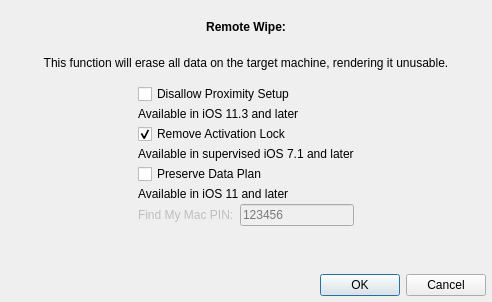
<?xml version="1.0" encoding="UTF-8"?>
<ui version="4.0">
 <class>RemoteWipeDlg</class>
 <widget class="QWidget" name="RemoteWipeDlg">
  <property name="geometry">
   <rect>
    <x>0</x>
    <y>0</y>
    <width>492</width>
    <height>302</height>
   </rect>
  </property>
  <property name="sizePolicy">
   <sizepolicy hsizetype="Fixed" vsizetype="Fixed">
    <horstretch>0</horstretch>
    <verstretch>0</verstretch>
   </sizepolicy>
  </property>
  <property name="windowTitle">
   <string>Remote Wipe</string>
  </property>
  <layout class="QVBoxLayout" name="verticalLayout_3">
   <property name="leftMargin">
    <number>6</number>
   </property>
   <property name="topMargin">
    <number>6</number>
   </property>
   <property name="rightMargin">
    <number>6</number>
   </property>
   <property name="bottomMargin">
    <number>6</number>
   </property>
   <item>
    <layout class="QVBoxLayout" name="verticalLayout_2">
     <property name="leftMargin">
      <number>6</number>
     </property>
     <property name="topMargin">
      <number>6</number>
     </property>
     <property name="rightMargin">
      <number>6</number>
     </property>
     <property name="bottomMargin">
      <number>6</number>
     </property>
     <item>
      <widget class="QLabel" name="nameLabel">
       <property name="font">
        <font>
         <weight>75</weight>
         <bold>true</bold>
        </font>
       </property>
       <property name="text">
        <string>Remote Wipe:</string>
       </property>
       <property name="alignment">
        <set>Qt::AlignCenter</set>
       </property>
      </widget>
     </item>
     <item>
      <widget class="QLabel" name="targetWarning">
       <property name="text">
        <string>This function will erase all data on the target machine, rendering it unusable.</string>
       </property>
       <property name="alignment">
        <set>Qt::AlignCenter</set>
       </property>
      </widget>
     </item>
     <item>
      <layout class="QHBoxLayout" name="horizontalLayout_4">
       <item>
        <spacer name="horizontalSpacer_2">
         <property name="orientation">
          <enum>Qt::Horizontal</enum>
         </property>
         <property name="sizeHint" stdset="0">
          <size>
           <width>40</width>
           <height>20</height>
          </size>
         </property>
        </spacer>
       </item>
       <item>
        <layout class="QVBoxLayout" name="verticalLayout">
         <property name="spacing">
          <number>3</number>
         </property>
         <item>
          <widget class="QCheckBox" name="disallowProximitySetup">
           <property name="text">
            <string>Disallow Proximity Setup</string>
           </property>
          </widget>
         </item>
         <item>
          <widget class="QLabel" name="lTip_disallowProximitySetup">
           <property name="text">
            <string>Available in iOS 11.3 and later</string>
           </property>
          </widget>
         </item>
         <item>
          <widget class="QCheckBox" name="removeAL">
           <property name="sizePolicy">
            <sizepolicy hsizetype="Expanding" vsizetype="Fixed">
             <horstretch>0</horstretch>
             <verstretch>0</verstretch>
            </sizepolicy>
           </property>
           <property name="text">
            <string>Remove Activation Lock</string>
           </property>
           <property name="checked">
            <bool>true</bool>
           </property>
          </widget>
         </item>
         <item>
          <widget class="QLabel" name="lTip_removeAL">
           <property name="text">
            <string>Available in supervised iOS 7.1 and later</string>
           </property>
          </widget>
         </item>
         <item>
          <widget class="QCheckBox" name="checkPreserveDataPlan">
           <property name="sizePolicy">
            <sizepolicy hsizetype="Expanding" vsizetype="Fixed">
             <horstretch>0</horstretch>
             <verstretch>0</verstretch>
            </sizepolicy>
           </property>
           <property name="text">
            <string>Preserve Data Plan</string>
           </property>
          </widget>
         </item>
         <item>
          <widget class="QLabel" name="lTip_checkPreserveDataPlan">
           <property name="text">
            <string>Available in iOS 11 and later</string>
           </property>
          </widget>
         </item>
         <item>
          <layout class="QHBoxLayout" name="horizontalLayout">
           <item>
            <widget class="QLabel" name="findMyMacPINlbl">
             <property name="enabled">
              <bool>false</bool>
             </property>
             <property name="text">
              <string>Find My Mac PIN: </string>
             </property>
            </widget>
           </item>
           <item>
            <widget class="QLineEdit" name="findMyMacPIN">
             <property name="enabled">
              <bool>false</bool>
             </property>
             <property name="text">
              <string/>
             </property>
             <property name="placeholderText">
              <string>123456</string>
             </property>
            </widget>
           </item>
          </layout>
         </item>
        </layout>
       </item>
       <item>
        <spacer name="horizontalSpacer_3">
         <property name="orientation">
          <enum>Qt::Horizontal</enum>
         </property>
         <property name="sizeHint" stdset="0">
          <size>
           <width>40</width>
           <height>20</height>
          </size>
         </property>
        </spacer>
       </item>
      </layout>
     </item>
     <item>
      <widget class="QLabel" name="result">
       <property name="text">
        <string/>
       </property>
      </widget>
     </item>
    </layout>
   </item>
   <item>
    <layout class="QHBoxLayout" name="horizontalLayout_2">
     <item>
      <spacer name="horizontalSpacer">
       <property name="orientation">
        <enum>Qt::Horizontal</enum>
       </property>
       <property name="sizeHint" stdset="0">
        <size>
         <width>40</width>
         <height>20</height>
        </size>
       </property>
      </spacer>
     </item>
     <item>
      <widget class="QDialogButtonBox" name="buttonBox">
       <property name="standardButtons">
        <set>QDialogButtonBox::Cancel|QDialogButtonBox::Ok</set>
       </property>
      </widget>
     </item>
    </layout>
   </item>
  </layout>
 </widget>
 <resources/>
 <connections/>
</ui>
